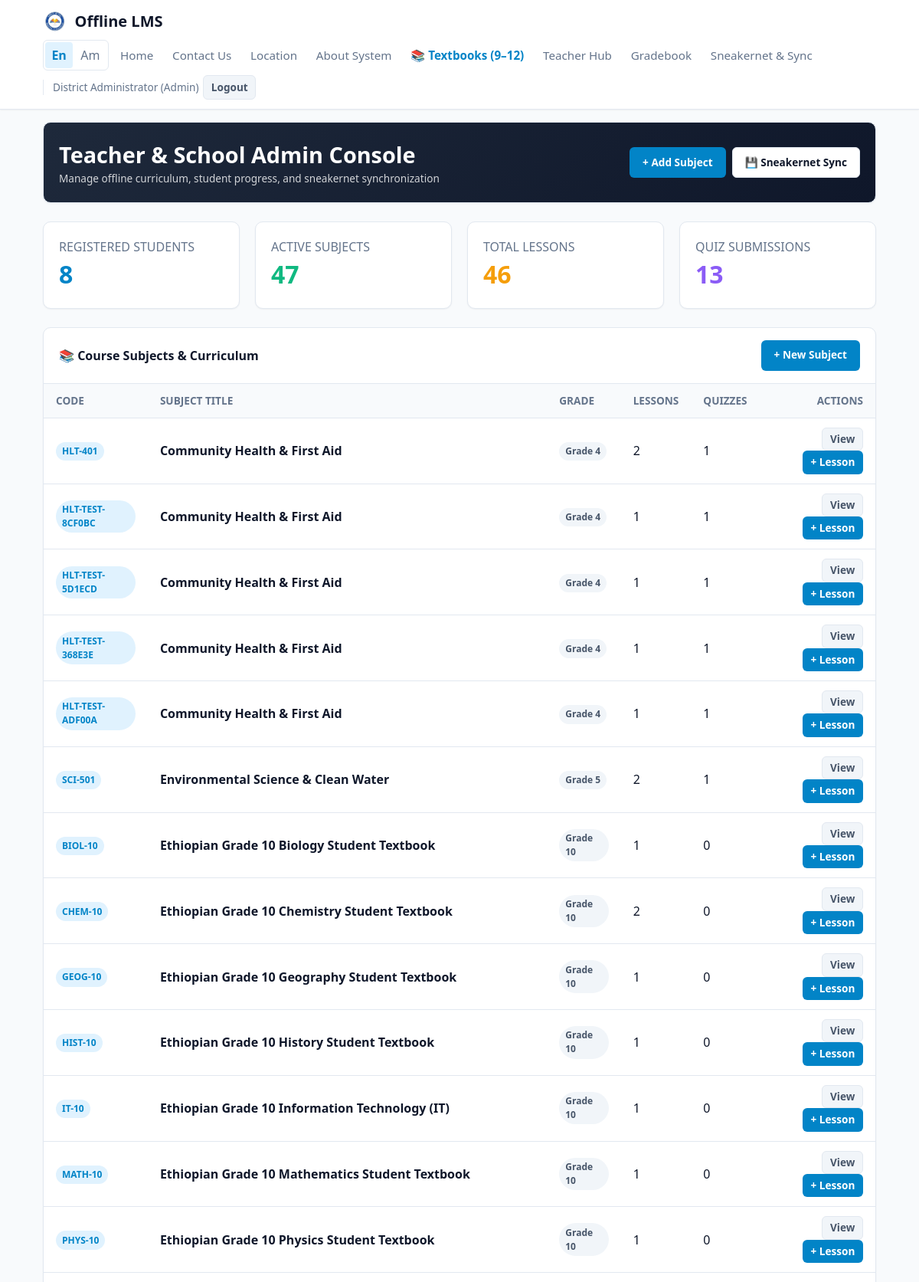
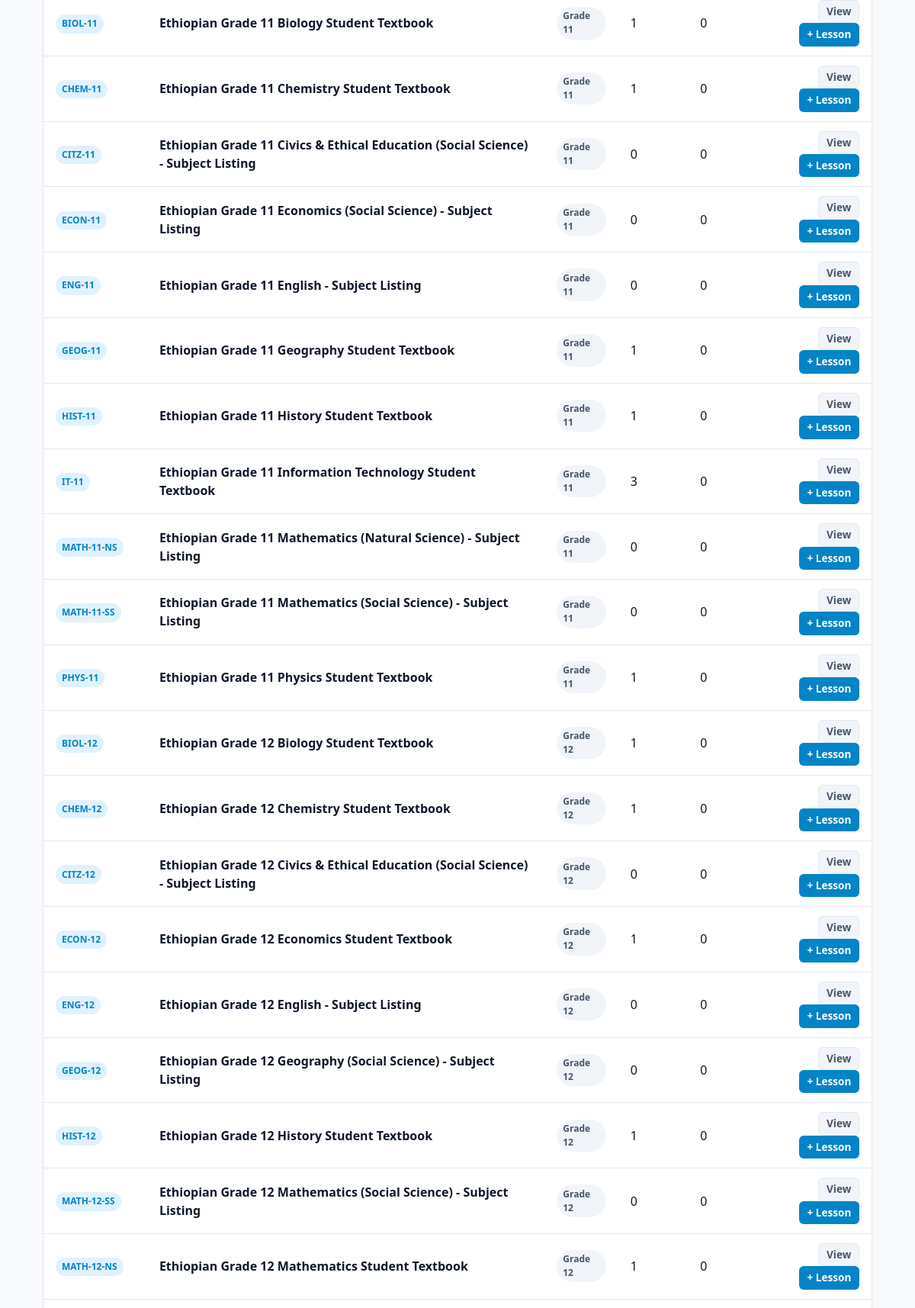
/teacher/dashboard (signed in, upper part), run on the app's committed database (2 pictures, top to bottom).
### tables this page shows
CREATE TABLE subjects (
    id INTEGER PRIMARY KEY AUTOINCREMENT,
    title TEXT NOT NULL,
    code TEXT UNIQUE NOT NULL,
    grade_level TEXT NOT NULL,
    description TEXT,
    icon TEXT DEFAULT 'book',
    created_by INTEGER,
    created_at TIMESTAMP DEFAULT CURRENT_TIMESTAMP,
    FOREIGN KEY(created_by) REFERENCES users(id) ON DELETE SET NULL
);

### app/routes/teacher_routes.py (the view)
@bp.route("/dashboard")
@teacher_required
def dashboard():
    with db_session() as conn:
        cursor = conn.cursor()
        cursor.execute("SELECT COUNT(*) as cnt FROM users WHERE role = 'student'")
        student_count = cursor.fetchone()["cnt"]
        cursor.execute("SELECT COUNT(*) as cnt FROM subjects")
        subject_count = cursor.fetchone()["cnt"]
        cursor.execute("SELECT COUNT(*) as cnt FROM lessons")
        lesson_count = cursor.fetchone()["cnt"]
        cursor.execute("SELECT COUNT(*) as cnt FROM submissions")
        submission_count = cursor.fetchone()["cnt"]
        cursor.execute("""
            SELECT s.id, u.full_name as student_name, q.title as quiz_title,
                   s.score, s.total_points, s.percentage, s.passed, s.submitted_offline, s.synced_at
            FROM submissions s
            JOIN users u ON s.student_id = u.id
            JOIN quizzes q ON s.quiz_id = q.id
            ORDER BY s.synced_at DESC LIMIT 6
        """)
        recent_submissions = [dict(row) for row in cursor.fetchall()]
        cursor.execute("""
            SELECT s.*,
                   (SELECT COUNT(*) FROM lessons l WHERE l.subject_id = s.id) as lesson_count,
                   (SELECT COUNT(*) FROM quizzes q WHERE q.subject_id = s.id) as quiz_count
            FROM subjects s ORDER BY s.title
        """)
        subjects = [dict(row) for row in cursor.fetchall()]
    return render_template("teacher/dashboard.html",
                           student_count=student_count,
                           subject_count=subject_count,
                           lesson_count=lesson_count,
                           submission_count=submission_count,
                           recent_submissions=recent_submissions,
                           subjects=subjects)

### app/auth.py (called while the page is built)
def teacher_required(f):
    @wraps(f)
    def decorated_function(*args, **kwargs):
        if "user_id" not in session:
            flash("Please sign in to access this page.", "warning")
            return redirect(url_for("auth.login", next=request.path))
        if session.get("role") not in ("teacher", "admin"):
            flash("Access restricted to teachers and administrators.", "danger")
            return redirect(url_for("student.dashboard"))
        return f(*args, **kwargs)
    return decorated_function

### app/database.py (called while the page is built)
def get_connection():
    conn = sqlite3.connect(Config.DATABASE, timeout=15.0)
    conn.row_factory = sqlite3.Row
    conn.execute("PRAGMA foreign_keys = ON;")
    conn.execute("PRAGMA journal_mode = WAL;")
    return conn

@contextmanager
def db_session():
    conn = get_connection()
    try:
        yield conn
        conn.commit()
    except Exception:
        conn.rollback()
        raise
    finally:
        conn.close()

### app/templates/teacher/dashboard.html (shortened to what this page needs)
{% extends 'base.html' %}
{% block content %}
<div class="container">
  <div class="card mb-4" style="background: linear-gradient(135deg, #1e293b, #0f172a); color: #fff;">
    <div class="card-body d-flex justify-between align-center" style="flex-wrap: wrap; gap: 1rem;">
      <div>
        <h1 style="font-size: 1.8rem;">Teacher & School Admin Console</h1>
        <p style="opacity: 0.8;" class="text-sm">Manage offline curriculum, student progress, and sneakernet synchronization</p>
      </div>
      <div class="d-flex gap-1">
        <a href="{{ url_for('teacher.new_subject') }}" class="btn btn-primary text-sm">+ Add Subject</a>
        <a href="{{ url_for('sync.index') }}" class="btn btn-secondary text-sm" style="background:#fff; color:#0f172a;">💾 Sneakernet Sync</a>
      </div>
    </div>
  </div>
  <div class="grid grid-cols-4 mb-4">
    <div class="card">
      <div class="card-body">
        <span class="text-xs text-muted">REGISTERED STUDENTS</span>
        <h2 style="font-size: 2rem; color: var(--primary);" class="mt-1">{{ student_count }}</h2>
      </div>
    </div>
    <div class="card-body card">
      <span class="text-xs text-muted">ACTIVE SUBJECTS</span>
      <h2 style="font-size: 2rem; color: var(--success);" class="mt-1">{{ subject_count }}</h2>
    </div>
    <div class="card-body card">
      <span class="text-xs text-muted">TOTAL LESSONS</span>
      <h2 style="font-size: 2rem; color: var(--warning);" class="mt-1">{{ lesson_count }}</h2>
    </div>
    <div class="card-body card">
      <span class="text-xs text-muted">QUIZ SUBMISSIONS</span>
      <h2 style="font-size: 2rem; color: #8b5cf6;" class="mt-1">{{ submission_count }}</h2>
    </div>
  </div>
  <div class="card mb-4">
    <div class="card-header d-flex justify-between align-center">
      <span>📚 Course Subjects & Curriculum</span>
      <a href="{{ url_for('teacher.new_subject') }}" class="btn btn-primary text-sm">+ New Subject</a>
    </div>
    <div class="card-body" style="padding: 0;">
      <div class="table-responsive">
        <table class="table">
          <thead>
            <tr>
              <th>Code</th>
              <th>Subject Title</th>
              <th>Grade</th>
              <th>Lessons</th>
              <th>Quizzes</th>
              <th style="text-align: right;">Actions</th>
            </tr>
          </thead>
          <tbody>
            {% for s in subjects %}
              <tr>
                <td><span class="badge badge-primary">{{ s.code }}</span></td>
                <td><strong>{{ s.title }}</strong></td>
                <td><span class="badge badge-secondary">{{ s.grade_level }}</span></td>
                <td>{{ s.lesson_count }}</td>
                <td>{{ s.quiz_count }}</td>
                <td style="text-align: right;">
                  <a href="{{ url_for('student.subject_detail', subject_id=s.id) }}" class="btn btn-secondary text-sm" style="padding: 0.25rem 0.6rem;">View</a>
                  <a href="{{ url_for('teacher.new_lesson', subject_id=s.id) }}" class="btn btn-primary text-sm" style="padding: 0.25rem 0.6rem;">+ Lesson</a>
                </td>
              </tr>
            {% else %}
              <tr>
                <td colspan="6" class="text-center text-muted" style="padding: 2rem;">
                  No subjects created yet. Click "+ New Subject" or import a curriculum pack.
                </td>
              </tr>
            {% endfor %}
          </tbody>
        </table>
      </div>
    </div>
  </div>
</div>
{% endblock %}

### app/static/css/app.css (style rules this page uses)
:root { --primary: #0284c7; --primary-hover: #0369a1; --primary-light: #e0f2fe; --secondary: #475569; --secondary-light: #f1f5f9; --success: #10b981; --success-light: #d1fae5; --warning: #f59e0b; --warning-light: #fef3c7; --danger: #ef4444; --danger-light: #fee2e2; --bg-main: #f8fafc; --bg-card: #ffffff; --text-main: #0f172a; --text-muted: #64748b; --border: #e2e8f0; --radius-sm: 6px; --radius-md: 10px; --radius-lg: 16px; --radius-full: 9999px; --shadow-sm: 0 1px 2px 0 rgb(0 0 0 / 0.05); --shadow-md: 0 4px 6px -1px rgb(0 0 0 / 0.1), 0 2px 4px -2px rgb(0 0 0 / 0.1); --shadow-lg: 0 10px 15px -3px rgb(0 0 0 / 0.1), 0 4px 6px -4px rgb(0 0 0 / 0.1); --font: system-ui, -apple-system, BlinkMacSystemFont, 'Segoe UI', Roboto, Helvetica, Arial, sans-serif; }
* { box-sizing: border-box; margin: 0; padding: 0; }
body { font-family: var(--font); background-color: var(--bg-main); color: var(--text-main); line-height: 1.5; min-height: 100vh; display: flex; flex-direction: column; }
.container { width: 100%; max-width: 1120px; margin: 0 auto; padding: 1rem; }
.grid { display: grid; gap: 1.25rem; }
.grid-cols-4 { grid-template-columns: repeat(4, minmax(0, 1fr)); }
.card { background-color: var(--bg-card); border-radius: var(--radius-md); border: 1px solid var(--border); box-shadow: var(--shadow-sm); transition: transform 0.15s ease, box-shadow 0.15s ease; overflow: hidden; }
.card-header { padding: 1rem 1.25rem; border-bottom: 1px solid var(--border); font-weight: 600; display: flex; align-items: center; justify-content: space-between; }
.card-body { padding: 1.25rem; }
.btn { display: inline-flex; align-items: center; justify-content: center; gap: 0.4rem; padding: 0.55rem 1rem; border-radius: var(--radius-sm); font-size: 0.95rem; font-weight: 600; cursor: pointer; border: 1px solid transparent; text-decoration: none; transition: all 0.15s ease; }
.btn-primary { background-color: var(--primary); color: #ffffff; }
.btn-secondary { background-color: var(--secondary-light); color: var(--secondary); border-color: var(--border); }
.badge { display: inline-block; padding: 0.2rem 0.5rem; border-radius: var(--radius-full); font-size: 0.75rem; font-weight: 600; }
.badge-primary { background-color: var(--primary-light); color: var(--primary); }
.badge-secondary { background-color: var(--secondary-light); color: var(--secondary); }
.table-responsive { overflow-x: auto; }
.table { width: 100%; border-collapse: collapse; text-align: left; }
.table th, .table td { padding: 0.75rem 1rem; border-bottom: 1px solid var(--border); }
.table th { background-color: var(--bg-main); font-weight: 600; font-size: 0.85rem; color: var(--text-muted); text-transform: uppercase; }
.d-flex { display: flex; }
.justify-between { justify-content: space-between; }
.align-center { align-items: center; }
.gap-1 { gap: 0.5rem; }
.mb-4 { margin-bottom: 1.5rem; }
.text-sm { font-size: 0.85rem; }
.text-muted { color: var(--text-muted); }

### data on the page
subjects: code "HLT-401", title "Community Health & First Aid", grade_level "Grade 4", lesson_count "2", quiz_count "1"
subjects: code "HLT-TEST-8CF0BC", title "Community Health & First Aid", grade_level "Grade 4", lesson_count "1", quiz_count "1"
subjects: code "HLT-TEST-5D1ECD", title "Community Health & First Aid", grade_level "Grade 4", lesson_count "1", quiz_count "1"
subjects: code "HLT-TEST-368E3E", title "Community Health & First Aid", grade_level "Grade 4", lesson_count "1", quiz_count "1"
subjects: code "HLT-TEST-ADF00A", title "Community Health & First Aid", grade_level "Grade 4", lesson_count "1", quiz_count "1"
subjects: code "SCI-501", title "Environmental Science & Clean Water", grade_level "Grade 5", lesson_count "2", quiz_count "1"
subjects: code "BIOL-10", title "Ethiopian Grade 10 Biology Student Textbook", grade_level "Grade 10", lesson_count "1", quiz_count "0"
subjects: code "CHEM-10", title "Ethiopian Grade 10 Chemistry Student Textbook", grade_level "Grade 10", lesson_count "2", quiz_count "0"
subjects: code "GEOG-10", title "Ethiopian Grade 10 Geography Student Textbook", grade_level "Grade 10", lesson_count "1", quiz_count "0"
subjects: code "HIST-10", title "Ethiopian Grade 10 History Student Textbook", grade_level "Grade 10", lesson_count "1", quiz_count "0"
subjects: code "IT-10", title "Ethiopian Grade 10 Information Technology (IT)", grade_level "Grade 10", lesson_count "1", quiz_count "0"
subjects: code "MATH-10", title "Ethiopian Grade 10 Mathematics Student Textbook", grade_level "Grade 10", lesson_count "1", quiz_count "0"
subjects: code "PHYS-10", title "Ethiopian Grade 10 Physics Student Textbook", grade_level "Grade 10", lesson_count "1", quiz_count "0"
subjects: code "BIOL-11", title "Ethiopian Grade 11 Biology Student Textbook", grade_level "Grade 11", lesson_count "1", quiz_count "0"
subjects: code "CHEM-11", title "Ethiopian Grade 11 Chemistry Student Textbook", grade_level "Grade 11", lesson_count "1", quiz_count "0"
subjects: code "CITZ-11", title "Ethiopian Grade 11 Civics & Ethical Education (Social Science) - Subject Listing", grade_level "Grade 11", lesson_count "0", quiz_count "0"
subjects: code "ECON-11", title "Ethiopian Grade 11 Economics (Social Science) - Subject Listing", grade_level "Grade 11", lesson_count "0", quiz_count "0"
subjects: code "ENG-11", title "Ethiopian Grade 11 English - Subject Listing", grade_level "Grade 11", lesson_count "0", quiz_count "0"
subjects: code "GEOG-11", title "Ethiopian Grade 11 Geography Student Textbook", grade_level "Grade 11", lesson_count "1", quiz_count "0"
subjects: code "HIST-11", title "Ethiopian Grade 11 History Student Textbook", grade_level "Grade 11", lesson_count "1", quiz_count "0"
subjects: code "IT-11", title "Ethiopian Grade 11 Information Technology Student Textbook", grade_level "Grade 11", lesson_count "3", quiz_count "0"
subjects: code "MATH-11-NS", title "Ethiopian Grade 11 Mathematics (Natural Science) - Subject Listing", grade_level "Grade 11", lesson_count "0", quiz_count "0"
subjects: code "MATH-11-SS", title "Ethiopian Grade 11 Mathematics (Social Science) - Subject Listing", grade_level "Grade 11", lesson_count "0", quiz_count "0"
subjects: code "PHYS-11", title "Ethiopian Grade 11 Physics Student Textbook", grade_level "Grade 11", lesson_count "1", quiz_count "0"
subjects: code "BIOL-12", title "Ethiopian Grade 12 Biology Student Textbook", grade_level "Grade 12", lesson_count "1", quiz_count "0"
subjects: code "CHEM-12", title "Ethiopian Grade 12 Chemistry Student Textbook", grade_level "Grade 12", lesson_count "1", quiz_count "0"
subjects: code "CITZ-12", title "Ethiopian Grade 12 Civics & Ethical Education (Social Science) - Subject Listing", grade_level "Grade 12", lesson_count "0", quiz_count "0"
subjects: code "ECON-12", title "Ethiopian Grade 12 Economics Student Textbook", grade_level "Grade 12", lesson_count "1", quiz_count "0"
subjects: code "ENG-12", title "Ethiopian Grade 12 English - Subject Listing", grade_level "Grade 12", lesson_count "0", quiz_count "0"
subjects: code "GEOG-12", title "Ethiopian Grade 12 Geography (Social Science) - Subject Listing", grade_level "Grade 12", lesson_count "0", quiz_count "0"
subjects: code "HIST-12", title "Ethiopian Grade 12 History Student Textbook", grade_level "Grade 12", lesson_count "1", quiz_count "0"
subjects: code "MATH-12-SS", title "Ethiopian Grade 12 Mathematics (Social Science) - Subject Listing", grade_level "Grade 12", lesson_count "0", quiz_count "0"
subjects: code "MATH-12-NS", title "Ethiopian Grade 12 Mathematics Student Textbook", grade_level "Grade 12", lesson_count "1", quiz_count "0"

### other printed values
{{ session.get('full_name', session.get('username')) }} "District Administrator"
{{ session.get('role')|capitalize }} "Admin"
{{ student_count }} "8"
{{ subject_count }} "47"
{{ lesson_count }} "46"
{{ submission_count }} "13"
